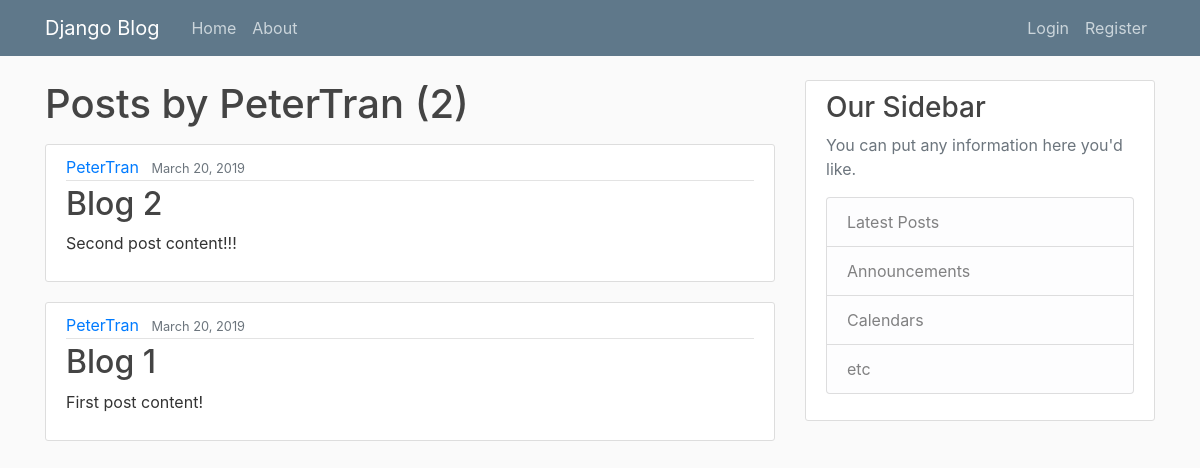
Page /user/PeterTran on the earlier database version.
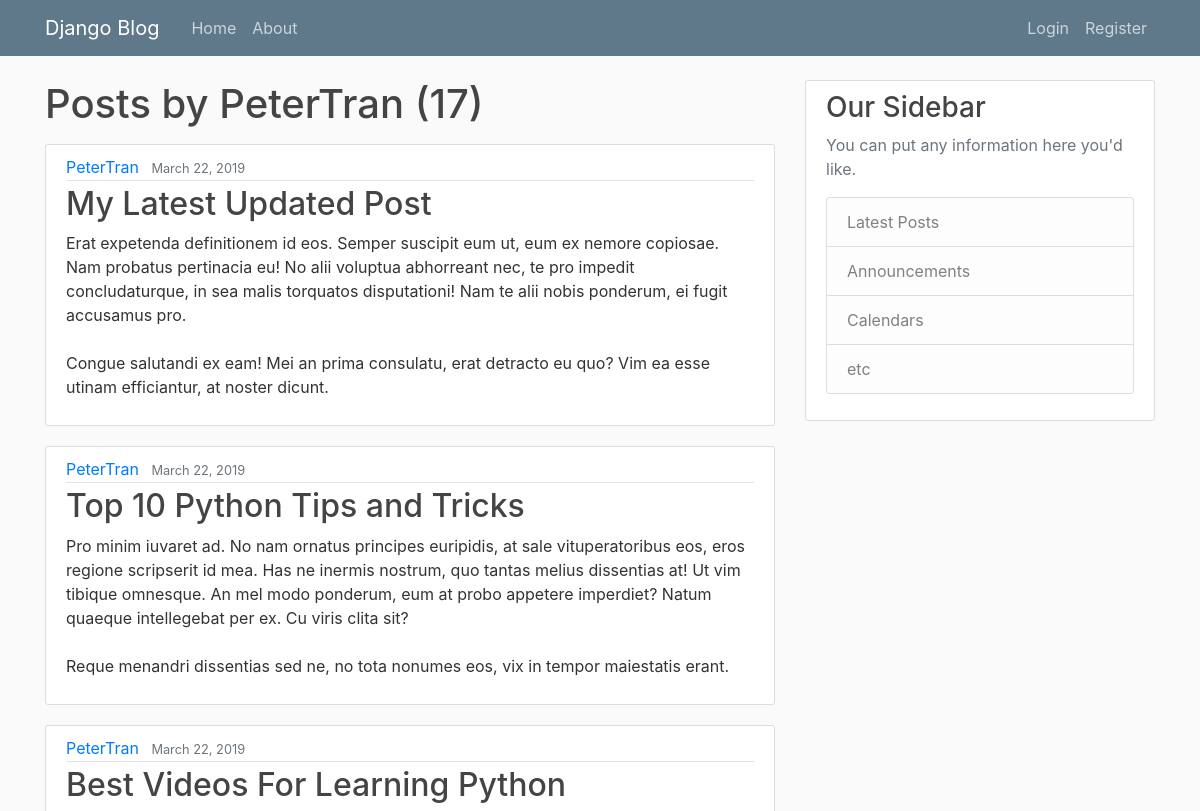
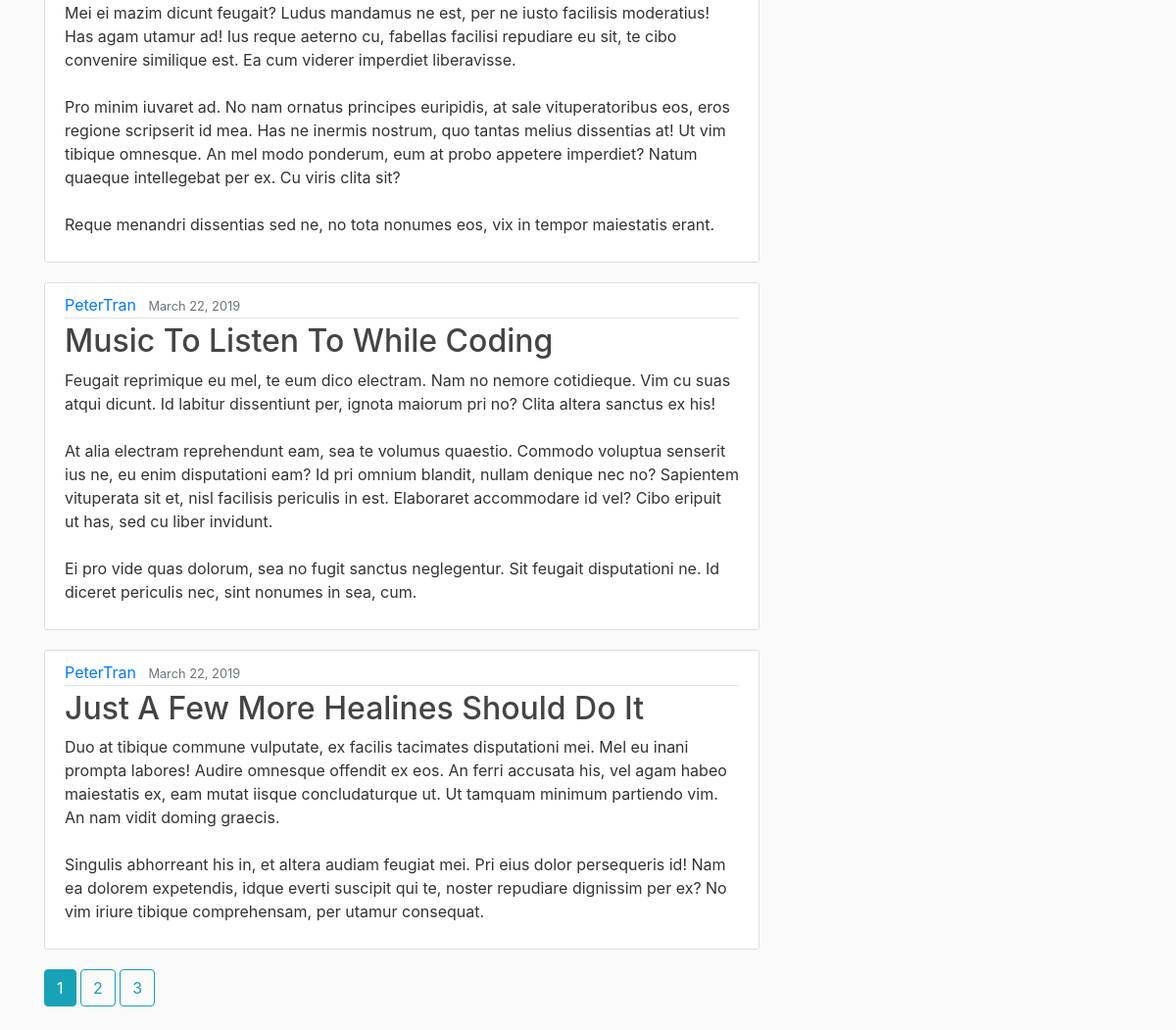
Same page on the later database version (2 pictures, top to bottom).
### blog/models.py (models this page shows, shortened)
class Post(models.Model):
    title = models.CharField(max_length=100)
    content = models.TextField()
    date_posted = models.DateTimeField(default=timezone.now)
    author = models.ForeignKey(User, on_delete=models.CASCADE)

### blog/views.py (the view)
# urls.py: path('user/<str:username>', UserPostListView.as_view(), name='user-posts'),
class UserPostListView(ListView):
    model = Post
    template_name = 'blog/user_posts.html' # <app>/<model>_<viewtype>.html
    context_object_name = 'posts'
    paginate_by = 5
    def get_queryset(self):
        user = get_object_or_404(User, username=self.kwargs.get('username'))
        return Post.objects.filter(author=user).order_by('-date_posted')

### blog/templates/blog/user_posts.html (shortened to what this page needs)
{% extends "blog/base.html" %}
{% block content %}
    <h1 class="mb-3">Posts by {{ view.kwargs.username }} ({{ page_obj.paginator.count }}) </h1>
    {% for post in posts %}
    <article class="media content-section">
        <div class="media-body">
            <div class="article-metadata">
            <a class="mr-2" href="{% url 'user-posts' post.author.username %}">{{ post.author }}</a>
            <small class="text-muted">{{ post.date_posted | date:"F d, Y" }}</small>
            </div>
            <h2><a class="article-title" href="{% url 'post-detail' post.id %}">{{ post.title }}</a></h2>
            <p class="article-content">{{ post.content }}</p>
        </div>
    </article>
    {% endfor %}
    {% if is_paginated %}
        {% for num in page_obj.paginator.page_range %}
            {% if page_obj.number == num %}
                <a class="btn btn-info mb-4" href="?page={{ num }}">{{ num }}</a>
            {% elif num > page_obj.number|add:'-3' and num < page_obj.number|add:'3' %}
                <a class="btn btn-outline-info mb-4" href="?page={{ num }}">{{ num }}</a>
            {% endif %}
        {% endfor %}
    {% endif %}
{% endblock content %}

Differences in the rows shown:
no longer on this page (row unchanged): Post: author "PeterTran", date_posted "March 20, 2019", title "Blog 2", content "Second post content!!!"
no longer on this page (row unchanged): Post: author "PeterTran", date_posted "March 20, 2019", title "Blog 1", content "First post content!"
added Post: author "PeterTran", date_posted "March 22, 2019", title "My Latest Updated Post", content "Erat expetenda definitionem id eos. Semper suscipit eum ut, eum ex nemore copiosae. Nam probatus pertinacia eu! No alii voluptua abhorreant nec, te pro impedit concludaturque, in sea malis torquatos disputationi! Nam te alii nobis ponderum, ei fugit accusamus pro. Congue salutandi ex eam! Mei an prima consulatu, erat detracto eu quo? Vim ea esse utinam efficiantur, at noster dicunt."
added Post: author "PeterTran", date_posted "March 22, 2019", title "Top 10 Python Tips and Tricks", content "Pro minim iuvaret ad. No nam ornatus principes euripidis, at sale vituperatoribus eos, eros regione scripserit id mea. Has ne inermis nostrum, quo tantas melius dissentias at! Ut vim tibique omnesque. An mel modo ponderum, eum at probo appetere imperdiet? Natum quaeque intellegebat per ex. Cu viris clita sit? Reque menandri dissentias sed ne, no tota nonumes eos, vix in tempor maiestatis erant."
added Post: author "PeterTran", date_posted "March 22, 2019", title "Best Videos For Learning Python", content "Mei ei mazim dicunt feugait? Ludus mandamus ne est, per ne iusto facilisis moderatius! Has agam utamur ad! Ius reque aeterno cu, fabellas facilisi repudiare eu sit, te cibo convenire similique est. Ea cum viderer imperdiet liberavisse. Pro minim iuvaret ad. No nam ornatus principes euripidis, at sale vituperatoribus eos, eros regione scripserit id mea. Has ne inermis nostrum, quo tantas melius dissentias at! Ut vim tibique omnesque. An mel modo ponderum, eum at probo appetere imperdiet? Natum quaeque intellegebat per ex. Cu viris clita sit? Reque menandri dissentias sed ne, no tota nonumes eos, vix in tempor maiestatis erant."
added Post: author "PeterTran", date_posted "March 22, 2019", title "Music To Listen To While Coding", content "Feugait reprimique eu mel, te eum dico electram. Nam no nemore cotidieque. Vim cu suas atqui dicunt. Id labitur dissentiunt per, ignota maiorum pri no? Clita altera sanctus ex his! At alia electram reprehendunt eam, sea te volumus quaestio. Commodo voluptua senserit ius ne, eu enim disputationi eam? Id pri omnium blandit, nullam denique nec no? Sapientem vituperata sit et, nisl facilisis periculis in est. Elaboraret accommodare id vel? Cibo eripuit ut has, sed cu liber invidunt. Ei pro vide quas dolorum, sea no fugit sanctus neglegentur. Sit feugait disputationi ne. Id diceret periculis nec, sint nonumes in sea, cum."
added Post: author "PeterTran", date_posted "March 22, 2019", title "Just A Few More Healines Should Do It", content "Duo at tibique commune vulputate, ex facilis tacimates disputationi mei. Mel eu inani prompta labores! Audire omnesque offendit ex eos. An ferri accusata his, vel agam habeo maiestatis ex, eam mutat iisque concludaturque ut. Ut tamquam minimum partiendo vim. An nam vidit doming graecis. Singulis abhorreant his in, et altera audiam feugiat mei. Pri eius dolor persequeris id! Nam ea dolorem expetendis, idque everti suscipit qui te, noster repudiare dignissim per ex? No vim iriure tibique comprehensam, per utamur consequat."
Other differences:
{{ page_obj.paginator.count }}: "2" → "17"
new list line: "1"
new list line: "2"
new list line: "3"
